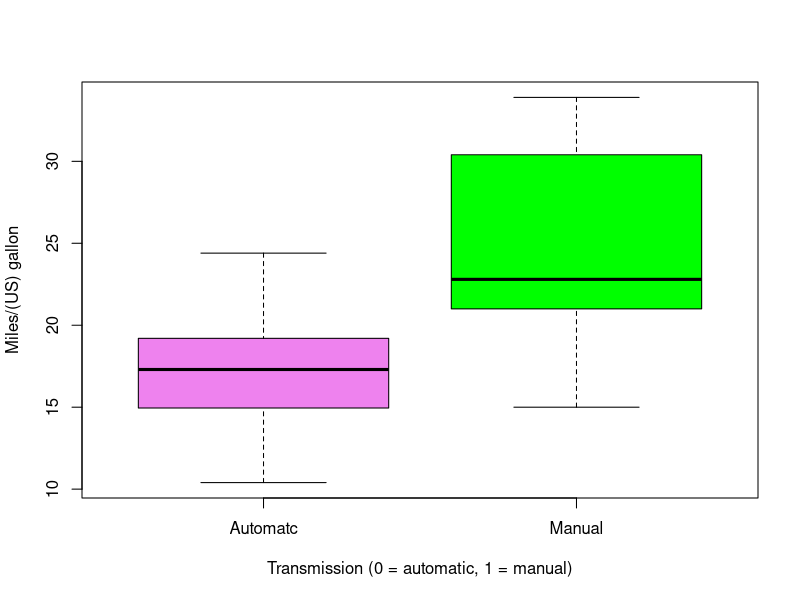
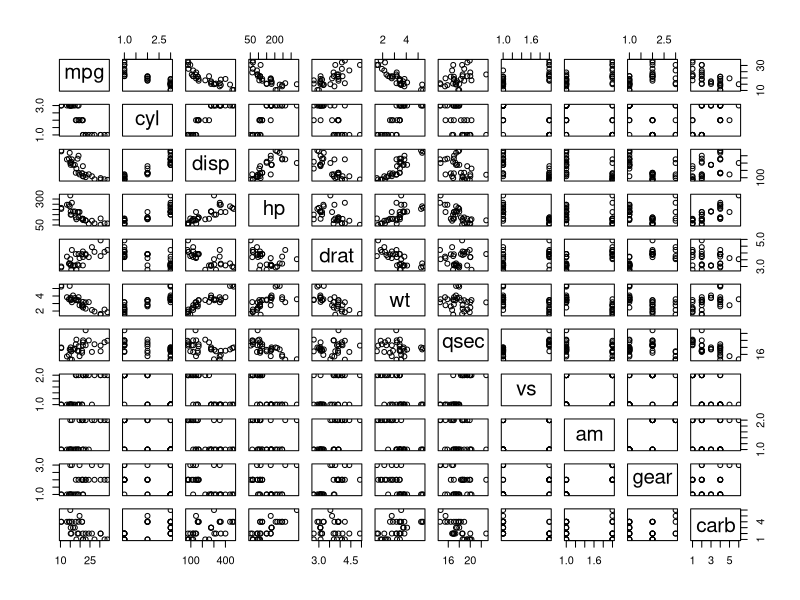
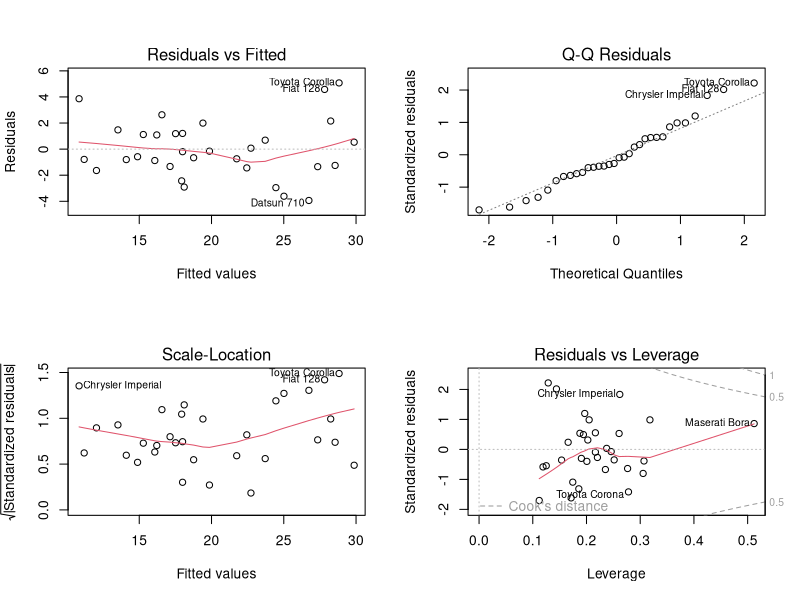

The R script that drew these images, in order:

# Course Project ----------------------------------------------------------


# Take the mtcars data set and write up an analysis to answer the below two questions using regression models and exploratory data analyses.

# (1) Is an automatic or manual transmission better for MPG

# (2) Quantify the MPG difference between automatic and manual transmissions


setwd("C:/Users/praveen/Desktop/DataScience/Regression Models")

if(!file.exists("Project"))
{
  dir.create("Project")
}

# Qn 1. Is an automatic or manual transmission better for MPG"
# Qn 2. Quantify the MPG difference between automatic and manual transmissions

data(mtcars)

####Convert some mtcars variables into factors

mtcars$cyl <- factor(mtcars$cyl)

mtcars$vs <- factor(mtcars$vs)

mtcars$am <- factor(mtcars$am, labels = c("Automatc", "Manual"))

mtcars$gear  <- factor(mtcars$gear)

mtcars$carb <- factor(mtcars$carb)





# Just analyzing data based on question - To check the impact on mpg with transmission mode

# Plot 1 -  box-plot

boxplot(mpg ~ am, data = mtcars, col = (c("violet","green")), ylab = "Miles/(US) gallon", xlab = "Transmission (0 = automatic, 1 = manual)")

# We can observe that there is an impact on MPG with automatic transmission having a lower MPG.


# Model building using Regression

# Mathematically check the impact on MPG with transmission type

aggregate(mpg ~ am, data = mtcars, mean)


# Checking the difference in MPG for automatic and manual transmission type

aggregate(mpg ~ am, data = mtcars, mean)[2,2] - aggregate(mpg ~ am, data = mtcars, mean)[1,2]  


# So we can hypothesize that automatic cars have MPG 7.2449 lower than manual cars.

# Test using t-test to check whether this differnece is significant

T_automatic <- mtcars[mtcars$am=="Automatc",]

T_manual <- mtcars[mtcars$am=="Manual",]

t.test(T_automatic$mpg,T_manual$mpg)


# The p-value obtained is 0.001374. So this is a significant differenec.


# Next, builing the model using linear regression

first_model <- lm(mpg ~ am, data = mtcars)

summary(first_model)

# Summary shows that the average MPG for automatic is 17.15 MPG and manual is 7.2 MPG higher.

# The R^2 value is 0.36 means this model explains only 36 % of the variance. So we have to build a multivariate linear regression.

# We can include other variables to make it more accurate. Selection of the new vraiables to be included is based on the pairs plot which shows the variable correlation with mpg.

# From the pairs plot we can observe that cyl, disp, hp, wt have the strongest correlation with mpg.

# Building a new model based on multivariate linear regression and compare it to the initial model using anova function.

second_model <- lm(mpg ~ am + cyl + disp + hp + wt, data = mtcars)

anova(first_model, second_model)

# The new p-value is 8.637e-08. Which is far better than the initial model

# We check again the residuals for non-normality and can observe that all normally distributed and homoskedastic. 

summary(second_model)

# So it is clear from the summary that model explains 86.64 % of the variance and as a result variables cyl, hp, disp, wt affected the correlation between mpg and am.

# So we can say that the difference between automatic and manual transmissions is 1.81 MPG



# Plot 2 - Pairs plot

pairs(mpg ~ ., data = mtcars)

# Plot 3 - Residuals

par(mfrow = c(2,2))

plot(second_model)




















